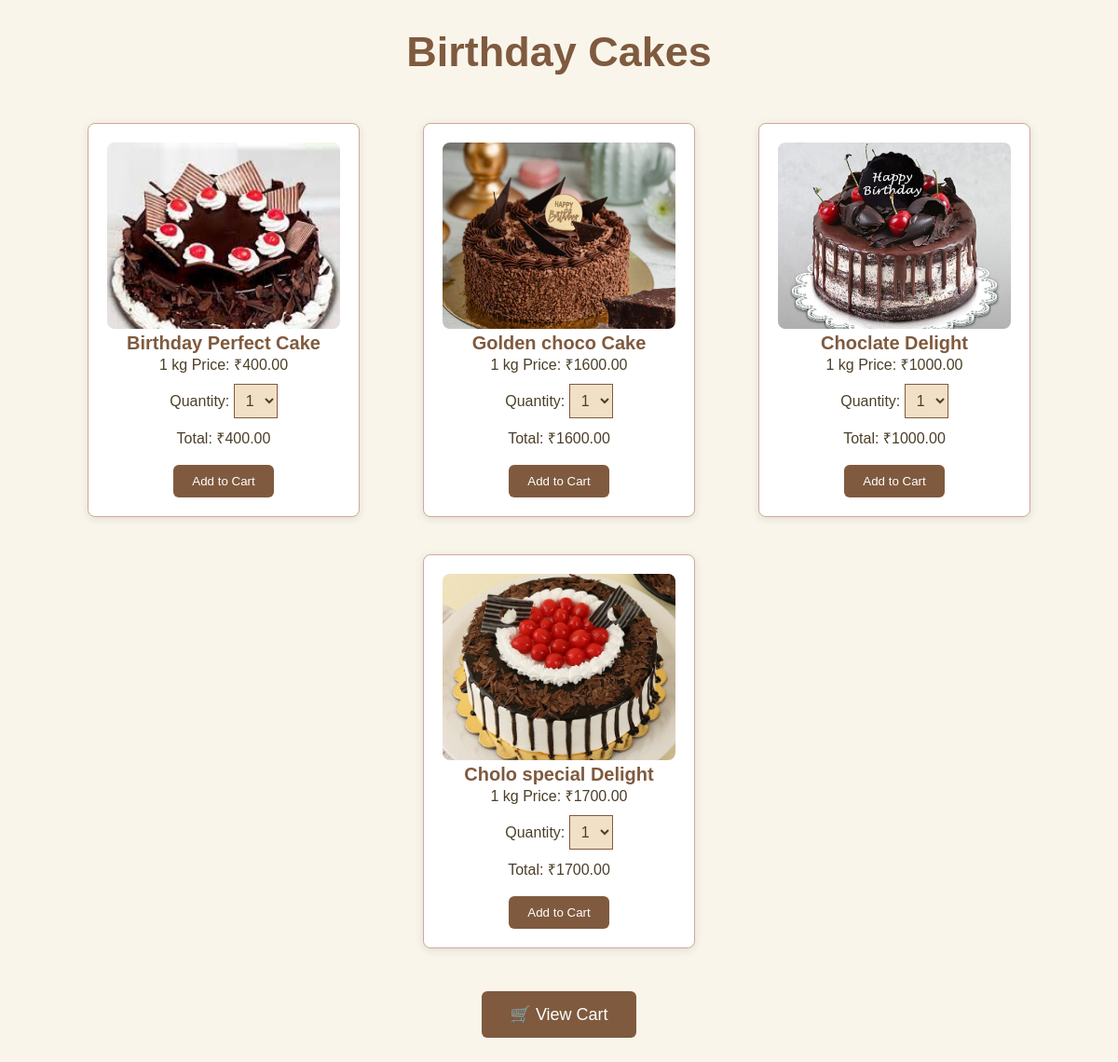
/house_of_cakes/bcake.php, run on the app's committed database.
### tables this page shows
CREATE TABLE `bcake` (
  `id` int(11) NOT NULL,
  `name` varchar(100) NOT NULL,
  `price` decimal(10,2) NOT NULL,
  `image` varchar(100) NOT NULL
);

### house_of_cakes/bcake.php (the view, shortened to what this page needs)
<?php
$conn = new mysqli("localhost", "root", "", "cake_website");
$pcake_result = $conn->query("SELECT * FROM bcake");
?>
<!DOCTYPE html>
<html>
<head>
    <link rel="stylesheet" href="bcake.css">
</head>
<body>
    <h1>Birthday Cakes</h1>
    <div class="container">
        <?php while ($pcake = $pcake_result->fetch_assoc()) { ?>
            <div class="cake-box">
                <img src="image1/<?php echo $pcake['image']; ?>" class="cake-img"><br>
                <b><?php echo $pcake['name']; ?></b><br>
                1 kg Price: ₹<?php echo $pcake['price']; ?><br>
                <form method="POST" onsubmit="return validateForm(<?php echo $pcake['id']; ?>)">
                    Quantity:
                    <select name="quantity" id="quantity_<?php echo $pcake['id']; ?>" onchange="updateTotal(<?php echo $pcake['id']; ?>, <?php echo $pcake['price']; ?>)">
                        <?php for ($i = 1; $i <= 5; $i++) echo "<option value='$i'>$i</option>"; ?>
                    </select><br>
                    Total: ₹<span id="total_<?php echo $pcake['id']; ?>"><?php echo $pcake['price']; ?></span><br><br>
                    <button type="submit">Add to Cart</button>
                </form>
            </div>
        <?php } ?>
    </div>
    <div class="cart-box">
        <a href="cart.php">🛒 View Cart</a>
    </div>
</body>
</html>

### house_of_cakes/bcake.css (style rules this page uses)
body { font-family: Arial, sans-serif; background-color: #f9f5eb; color: #4b3f29; margin: 0; padding: 0; }
h1 { text-align: center; color: #7f5a3e; margin-top: 30px; font-size: 45px; }
.container { width: 90%; margin: 0 auto; display: flex; flex-wrap: wrap; justify-content: space-around; }
.cake-box { background-color: #ffffff; padding: 20px; margin: 20px; border: 1px solid #d4a79a; border-radius: 8px; box-shadow: 0 2px 10px rgba(0, 0, 0, 0.1); width: 250px; text-align: center; transition: all 0.3s ease; }
.cake-img { width: 100%; height: 200px; object-fit: cover; border-radius: 8px; }
.cake-box b { font-size: 20px; color: #7f5a3e; margin: 10px 0; }
.cake-box select { padding: 8px; font-size: 16px; margin: 10px 0; background-color: #f1e0c6; border: 1px solid #7f5a3e; color: #4b3f29; }
.cake-box button { background-color: #7f5a3e; color: white; padding: 10px 20px; border: none; border-radius: 6px; cursor: pointer; transition: background-color 0.3s ease; }
.cart-box { text-align: center; margin-top: 40px; margin-bottom: 40px; }
.cart-box a { text-decoration: none; background-color: #7f5a3e; color: white; padding: 15px 30px; border-radius: 6px; font-size: 18px; transition: background-color 0.3s ease; }

### data on the page
bcake: image (picture), name "Birthday Perfect Cake", price "400.00", quantity "1"
bcake: image (picture), name "Golden choco Cake", price "1600.00", quantity "1"
bcake: image (picture), name "Choclate Delight", price "1000.00", quantity "1"
bcake: image (picture), name "Cholo special Delight", price "1700.00", quantity "1"
